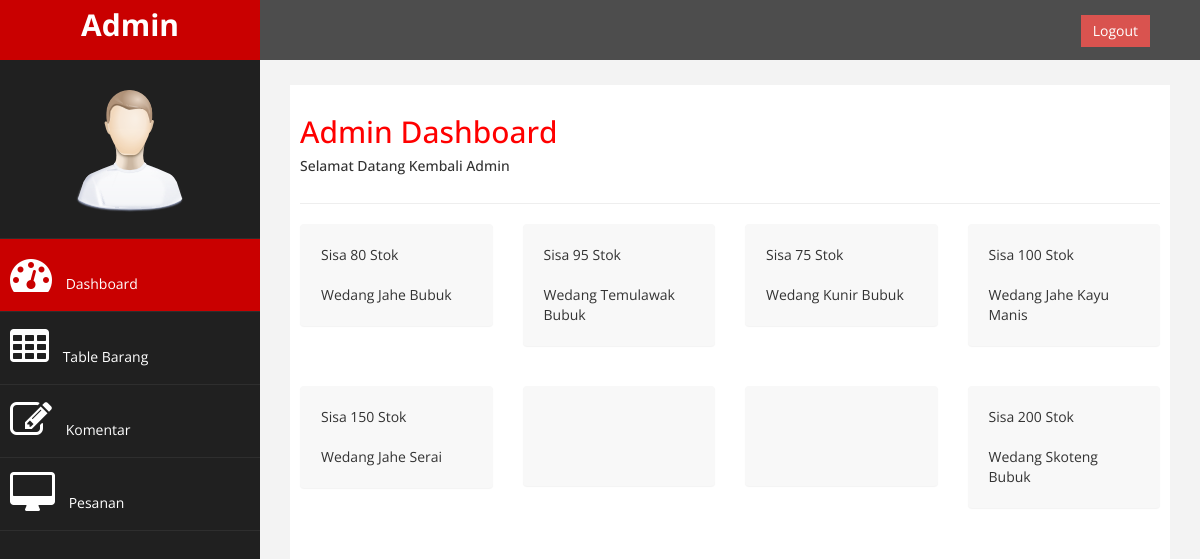
The app's page /dashboardadmin/dashboard2.php (signed in) with its own data.
### tables this page shows
CREATE TABLE `data_barang` (
  `id_produk` varchar(100) NOT NULL,
  `nama_produk` varchar(200) NOT NULL,
  `harga_produk` varchar(100) NOT NULL,
  `berat_produk` varchar(100) NOT NULL,
  `stok` int(250) NOT NULL
);

### dashboardadmin/dashboard2.php (the view, shortened to what this page needs)
<?php
include_once("koneksi.php");
if(isset($_SESSION['email'])){
?>
<!DOCTYPE html>
<html lang="en" xmlns="http://www.w3.org/1999/xhtml">
  <head>
            <link href="assets/css/bootstrap.css" rel="stylesheet" />
            <link href="assets/css/font-awesome.css" rel="stylesheet" />
            <link href="assets/js/morris/morris-0.4.3.min.css" rel="stylesheet" />
            <link href="assets/css/custom.css" rel="stylesheet" />
  </head>
  <body>
            <div id="wrapper">
                <nav class="navbar navbar-default navbar-cls-top " role="navigation" style="margin-bottom: 0">
                    <div class="navbar-header">
                        <a class="navbar-brand" href="dashboard.php">Admin</a>
                    </div>
        <div style="color: white;
        padding: 15px 50px 5px 50px;
        float: right;
        font-size: 16px;"><a href="logout.php" class="btn btn-danger square-btn-adjust">Logout</a> </div>
                </nav>
                        <nav class="navbar-default navbar-side" role="navigation">
                    <div class="sidebar-collapse">
                        <ul class="nav" id="main-menu">
                        <li class="text-center">
                            <img src="assets/img/find_user.png" class="user-image img-responsive"/>
                            </li>
                            <li>
                                <a class="active-menu"  href="dashboard.php"><i class="fa fa-dashboard fa-3x"></i> Dashboard</a>
                            </li>
                            <li  >
                            <a  href="form.php"><i class="fa fa-table fa-3x"></i> Table Barang </a>
                            </li>
                            <li  >
                            <a  href="komentar.php"><i class="fa fa-edit fa-3x"></i> Komentar </a>
                            </li>
                            <li>
                             <a href="pesanan.php"><i class="fa fa-desktop fa-3x"></i> Pesanan </a>
                            </li>
                        </ul>
                    </div>
                </nav>
               <div id="page-wrapper" >
                    <div id="page-inner">
                        <div class="row">
                            <div class="col-md-6">
                            <h2>Admin Dashboard</h2>
                                <h5> Selamat Datang Kembali Admin </h5>
                            </div>
                        </div>
                  <hr />
                <div class="row">
          <div class="col-md-3 col-sm-6 col-xs-6">
		        <div class="panel panel-back noti-box">
                <div class="text-box" >
              <?php  $result = mysqli_query($conn, "SELECT * FROM data_barang Where nama_produk = 'wedang jahe bubuk' ");
              while($user_data = mysqli_fetch_array($result)) {
                   echo "Sisa ".$user_data['stok']." Stok  <br><br>";
                   echo $user_data['nama_produk'];
                }
                  ?>
                  </div>
                </div>
		        </div>
         <div class="col-md-3 col-sm-6 col-xs-6">
          <div class="panel panel-back noti-box">
                    <div class="text-box" >
                    <?php  $result = mysqli_query($conn, "SELECT * FROM data_barang Where nama_produk = 'wedang temulawak bubuk' ");
                  while($user_data = mysqli_fetch_array($result)) {
                      echo "Sisa ".$user_data['stok']." Stok  <br><br>";
                      echo $user_data['nama_produk'];
                    }
                      ?>
                    </div>
                </div>
            </div>
                        <div class="col-md-3 col-sm-6 col-xs-6">
          <div class="panel panel-back noti-box">
                    <div class="text-box" >
                    <?php  $result = mysqli_query($conn, "SELECT * FROM data_barang Where nama_produk = 'wedang kunir bubuk' ");
                  while($user_data = mysqli_fetch_array($result)) {
                      echo "Sisa ".$user_data['stok']." Stok  <br><br>";
                      echo $user_data['nama_produk'];
                    }
                      ?>
                    </div>
                </div>
            </div>
                        <div class="col-md-3 col-sm-6 col-xs-6">
          <div class="panel panel-back noti-box">
                <div class="text-box" >
                <?php  $result = mysqli_query($conn, "SELECT * FROM data_barang Where nama_produk = 'wedang jahe kayu manis' ");
              while($user_data = mysqli_fetch_array($result)) {
                   echo "Sisa ".$user_data['stok']." Stok  <br><br>";
                   echo $user_data['nama_produk'];
                }
                  ?>
                </div>
             </div>
		     </div>
			 </div>
                    <br>
                <div class="row">
                <div class="col-md-3 col-sm-6 col-xs-6">
			  <div class="panel panel-back noti-box">
                <div class="text-box" >
                <?php  $result = mysqli_query($conn, "SELECT * FROM data_barang Where nama_produk = 'Wedang Jahe Serai' ");
              while($user_data = mysqli_fetch_array($result)) {
                   echo "Sisa ".$user_data['stok']." Stok  <br><br>";
                   echo $user_data['nama_produk'];
                }
                  ?>
                </div>
             </div>
		     </div>
                    <div class="col-md-3 col-sm-6 col-xs-6">
			  <div class="panel panel-back noti-box">
             </div>
		     </div>
                    <div class="col-md-3 col-sm-6 col-xs-6">
		   	<div class="panel panel-back noti-box">
             </div>
		     </div>
              <div class="col-md-3 col-sm-6 col-xs-6">
			          <div class="panel panel-back noti-box">
                  <div class="text-box" >
                  <?php  $result = mysqli_query($conn, "SELECT * FROM data_barang Where nama_produk = 'wedang skoteng bubuk' ");
                  while($user_data = mysqli_fetch_array($result)) {
                    echo "Sisa ".$user_data['stok']." Stok  <br><br>";
                    echo $user_data['nama_produk'];
                  }
                  ?>
                </div>
             </div>
		     </div>
			</div>
                    </div>
                </div>
  </body>
    <?php
  }else{
      header("Location: loginadmin.php");
      exit();
  }
  ?>
</html>

### dashboardadmin/assets/css/custom.css (style rules this page uses)
body { font-family: 'Open Sans', sans-serif; }
#wrapper { width: 100%; background:#202020; }
#page-wrapper { padding: 15px 15px; min-height: 600px; background:#F3F3F3; }
#page-inner { width:100%; margin:10px 20px 10px 0px; background-color:#fff!important; padding:10px; min-height:1200px; }
.text-center { text-align:center; }
h2 { color: #f00; }
.square-btn-adjust { border: 0px solid transparent; -webkit-border-radius: 0px; -moz-border-radius: 0px; border-radius: 0px; }
.panel-back { background-color:#F8F8F8; }
.noti-box { min-height: 100px; padding: 20px; }
.user-image { margin: 25px auto; -webkit-border-radius: 10px; -moz-border-radius: 10px; border-radius: 10px; max-height:170px; max-width:170px; }
.navbar-cls-top .navbar-brand { color: #fff; background: #C90000; width: 260px; text-align: center; height: 60px; font-size: 30px; font-weight: 700; }
.active-menu { background-color:#C90000!important; }
.sidebar-collapse , .sidebar-collapse .nav { background:none; }
.sidebar-collapse .nav { padding:0; }
.sidebar-collapse .nav > li > a { color:#fff; background:#202020; text-shadow:none; }
.sidebar-collapse > .nav > li > a { padding:15px 10px; }
.sidebar-collapse > .nav > li { border-bottom: 1px solid rgba(107, 108, 109, 0.19); }
.navbar-side { border:none; background-color: #202020; }
.navbar-cls-top { background:#4D4D4D; border-bottom:none; }
.navbar-default { border:0px solid black; }
.navbar-header { background: #A70303; }
.nav > li > a > i { margin-right:10px; }
@media (min-width:768px) { #page-wrapper { margin: 0 0 0 260px; padding: 15px 30px; min-height: 1200px; } }
@media (min-width:768px) { .navbar-side { z-index: 1; position: absolute; width: 260px; } }
@media (min-width:768px) { .navbar { border-radius: 0px; } }

### records on screen
data_barang: stok "80", nama_produk "Wedang Jahe Bubuk"
data_barang: stok "95", nama_produk "Wedang Temulawak Bubuk"
data_barang: stok "75", nama_produk "Wedang Kunir Bubuk"
data_barang: stok "100", nama_produk "Wedang Jahe Kayu Manis"
data_barang: stok "150", nama_produk "Wedang Jahe Serai"
data_barang: stok "200", nama_produk "Wedang Skoteng Bubuk"
